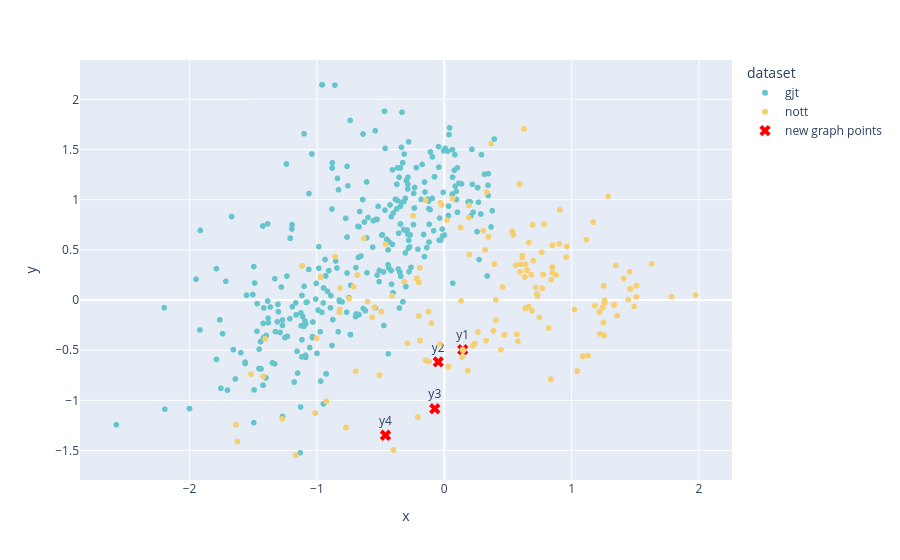

Notebook source saved alongside this figure:
### Code cell
chords_list = [metadata[i]['chords'] for i in range(len(y_graph))]
datasets_list = [metadata[i]['dataset'] for i in range(len(y_graph))]
df_graph_a = pd.DataFrame({
    'x': y_graph_a[:,0],
    'y': y_graph_a[:,1],
    'chords': chords_list,
    'dataset': datasets_list
})
fig = px.scatter(
    data_frame=df_graph_a,
    x='x',
    y='y',
    color='dataset',
    color_discrete_sequence=px.colors.qualitative.Pastel,
    hover_data=['chords'],
)
fig.add_trace(go.Scatter(
    x=new_graph_a_2d[:, 0],
    y=new_graph_a_2d[:, 1],
    mode='markers+text',
    marker=dict(color='red', size=10, symbol='x'),
    text=['y1', 'y2', 'y3', 'y4'],
    hovertext=[
        in_seq_1.replace(';','<br>').replace('b_', '<br>b_'),
        in_seq_2.replace(';','<br>').replace('b_', '<br>b_'),
        in_seq_3.replace(';','<br>').replace('b_', '<br>b_'),
        in_seq_4.replace(';','<br>').replace('b_', '<br>b_'),
    ],
    hoverinfo='text',
    textposition='top center',
    name='new graph points'
))
fig.show()

# fig = px.scatter(
#     data_frame=df,
#     x='x',
#     y='y',
#     hover_data=['chords']
# )
# fig.show()

### Figure 1 — Plotly figure (JSON) as saved in the notebook; plotly's stock layout.template omitted (floating-point values rounded to 4 significant figures; data arrays with more than 128 entries replaced by an {"elided": "..."} marker saying what was removed)
{"data": [{"customdata": {"elided": "390x1 str values"}, "hovertemplate": "dataset=gjt<br>x=%{x}<br>y=%{y}<br>chords=%{customdata[0]}<extra></extra>", "legendgroup": "gjt", "marker": {"color": "rgb(102, 197, 204)", "symbol": "circle"}, "mode": "markers", "name": "gjt", "showlegend": true, "type": "scattergl", "x": {"elided": "390 float values"}, "xaxis": "x", "y": {"elided": "390 float values"}, "yaxis": "y"}, {"customdata": {"elided": "664x1 str values"}, "hovertemplate": "dataset=nott<br>x=%{x}<br>y=%{y}<br>chords=%{customdata[0]}<extra></extra>", "legendgroup": "nott", "marker": {"color": "rgb(246, 207, 113)", "symbol": "circle"}, "mode": "markers", "name": "nott", "showlegend": true, "type": "scattergl", "x": {"elided": "664 float values"}, "xaxis": "x", "y": {"elided": "664 float values"}, "yaxis": "y"}, {"hoverinfo": "text", "hovertext": ["<br>b_G:7_@2<br>C:maj_@2", "<br>b_G:9_@2<br>C:maj_@2", "<br>b_B:hdim7_@2<br>C:maj_@2", "<br>b_C#:7_@2<br>C:maj_@2"], "marker": {"color": "red", "size": 10, "symbol": "x"}, "mode": "markers+text", "name": "new graph points", "text": ["y1", "y2", "y3", "y4"], "textposition": "top center", "type": "scatter", "x": [0.1451, -0.04684, -0.07424, -0.4615], "y": [-0.4952, -0.6172, -1.083, -1.348]}], "layout": {"legend": {"title": {"text": "dataset"}, "tracegroupgap": 0}, "margin": {"t": 60}, "xaxis": {"anchor": "y", "domain": [0, 1], "title": {"text": "x"}}, "yaxis": {"anchor": "x", "domain": [0, 1], "title": {"text": "y"}}}}
